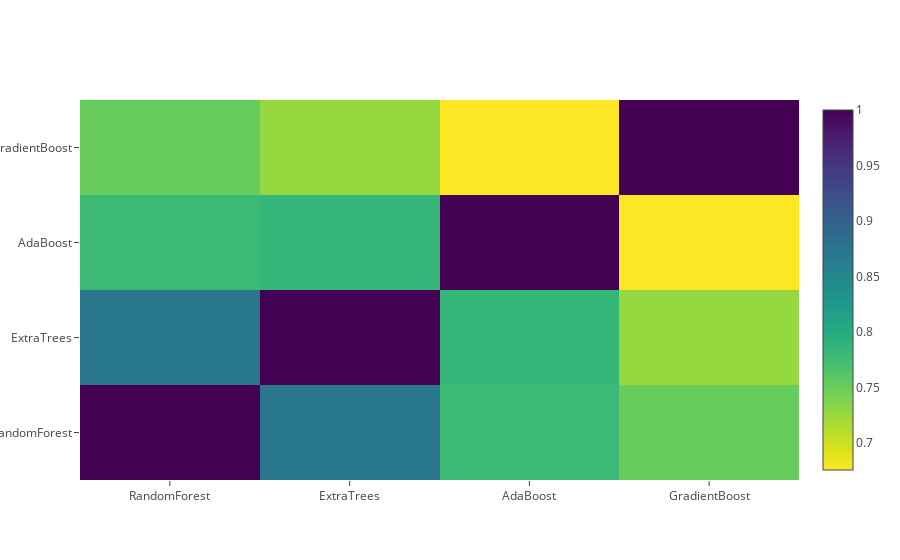

This figure's notebook cell:
### Code cell
data = [
    go.Heatmap(
        z = base_predictions_train.astype(float).corr().values,
        x = base_predictions_train.columns.values,
        y = base_predictions_train.columns.values,
        colorscale = 'Viridis',
        showscale = True,
        reversescale = True
    )
]
py.iplot(data, filename = 'labelled-heatmap')

### Figure 1 — Plotly figure (JSON) as saved in the notebook; plotly's stock layout.template omitted (floating-point values rounded to 4 significant figures)
{"data": [{"colorscale": "Viridis", "reversescale": true, "showscale": true, "type": "heatmap", "uid": "e870fee2-b999-11e8-83e7-40a3ccdc0c26", "x": ["RandomForest", "ExtraTrees", "AdaBoost", "GradientBoost"], "y": ["RandomForest", "ExtraTrees", "AdaBoost", "GradientBoost"], "z": [[1, 0.8709, 0.7787, 0.7508], [0.8709, 1, 0.7857, 0.7264], [0.7787, 0.7857, 1, 0.6759], [0.7508, 0.7264, 0.6759, 1]]}], "layout": {}}
